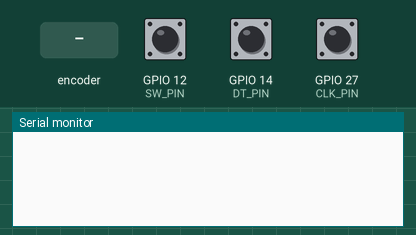
This sketch was run on a simulated ESP32. Shown: the last lines printed to the serial monitor. Inputs (shaded band) come from the test bench; at power-on: GPIO 12 (SW_PIN) HIGH, GPIO 14 (DT_PIN) HIGH, GPIO 27 (CLK_PIN) HIGH.

Above: at 1.2 s.
1.3 s: rotary encoder on GPIO 27 (CLK_PIN) / GPIO 14 (DT_PIN) turned 1 step (first pin leading)
At 1.9 s:
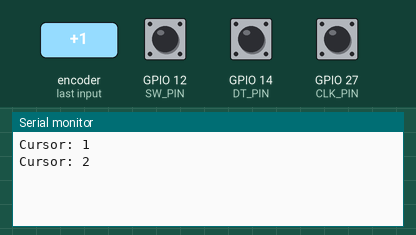
3.0 s: GPIO 12 (SW_PIN) pulled LOW for 0.15 s
At 3.7 s:
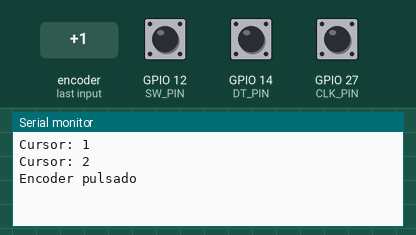
4.6 s: rotary encoder on GPIO 27 (CLK_PIN) / GPIO 14 (DT_PIN) turned 1 step (first pin leading)
At 5.6 s:
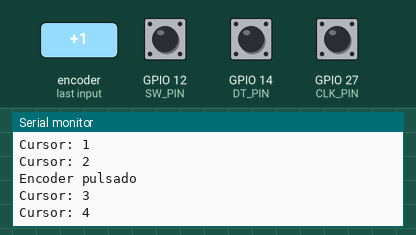
Timing chart, 0 to 7.6 s (numbered marks = the images above; inputs shaded):
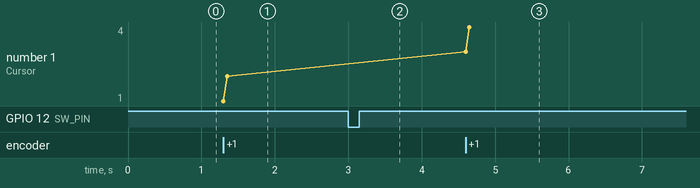

Measured:
- after the input at 1.3 s, the serial monitor: prints a new line at once (image 1)
- after the input at 3.0 s, the serial monitor: prints a new line at once (image 2)
- after the input at 4.6 s, the serial monitor: prints a new line at once (image 3)
- plotted number 1: 2 → 4 after the input at 4.6 s

The sketch:

test_encoder_rotativo.ino
```cpp
/*
 * Código para probar el funcionamiento de un encoder rotativo con Arduino UNO.
 * El mismo código funciona para ESP32
 *
 * Pines para placa de pruebas (ESP32):
 *
 */

#define CLK_PIN 27
#define DT_PIN 14
#define SW_PIN 12

int cursor = 0;
int st_clk;
int last_st_clk;

void setup() {
  pinMode(CLK_PIN,INPUT);
  pinMode(DT_PIN,INPUT);
  pinMode(SW_PIN, INPUT_PULLUP);
  Serial.begin(9600);
  last_st_clk = digitalRead(CLK_PIN);   //Cargamos el estado inicial y previo del pin CLK

}

void loop() {
  st_clk = digitalRead(CLK_PIN);
  if(st_clk != last_st_clk){
      if (digitalRead(DT_PIN) != st_clk){
        ++cursor;
      }else{
        --cursor;
      }
      Serial.print("Cursor: ");
      Serial.println(cursor);
   }
  last_st_clk = st_clk;       // Mantenemos el último valor
  bool sw = digitalRead(SW_PIN);
  if(!sw){
    Serial.println("Encoder pulsado");
    delay(200);               // Retardo para descartar rebotes y falsos pulsados
  }
}
```
